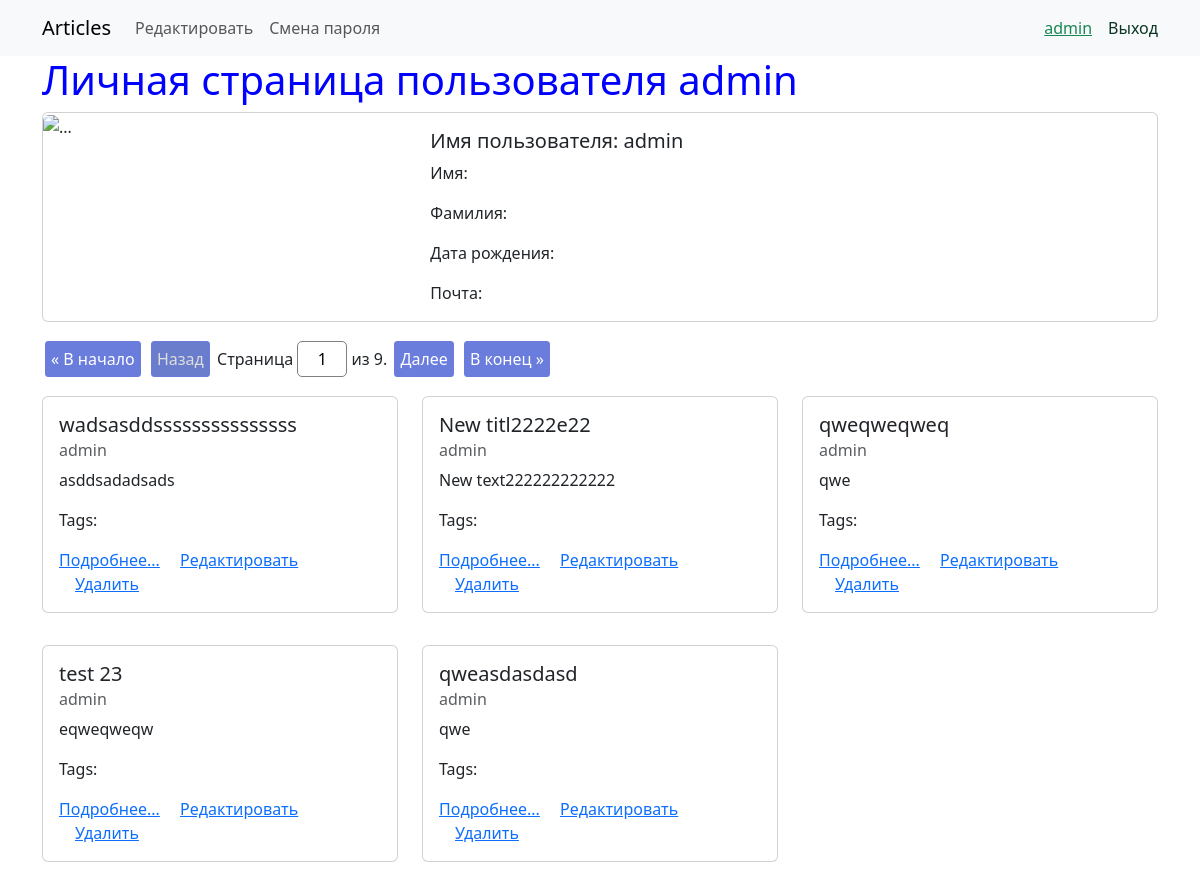
The app's page /accounts/1/ (signed in), older data.
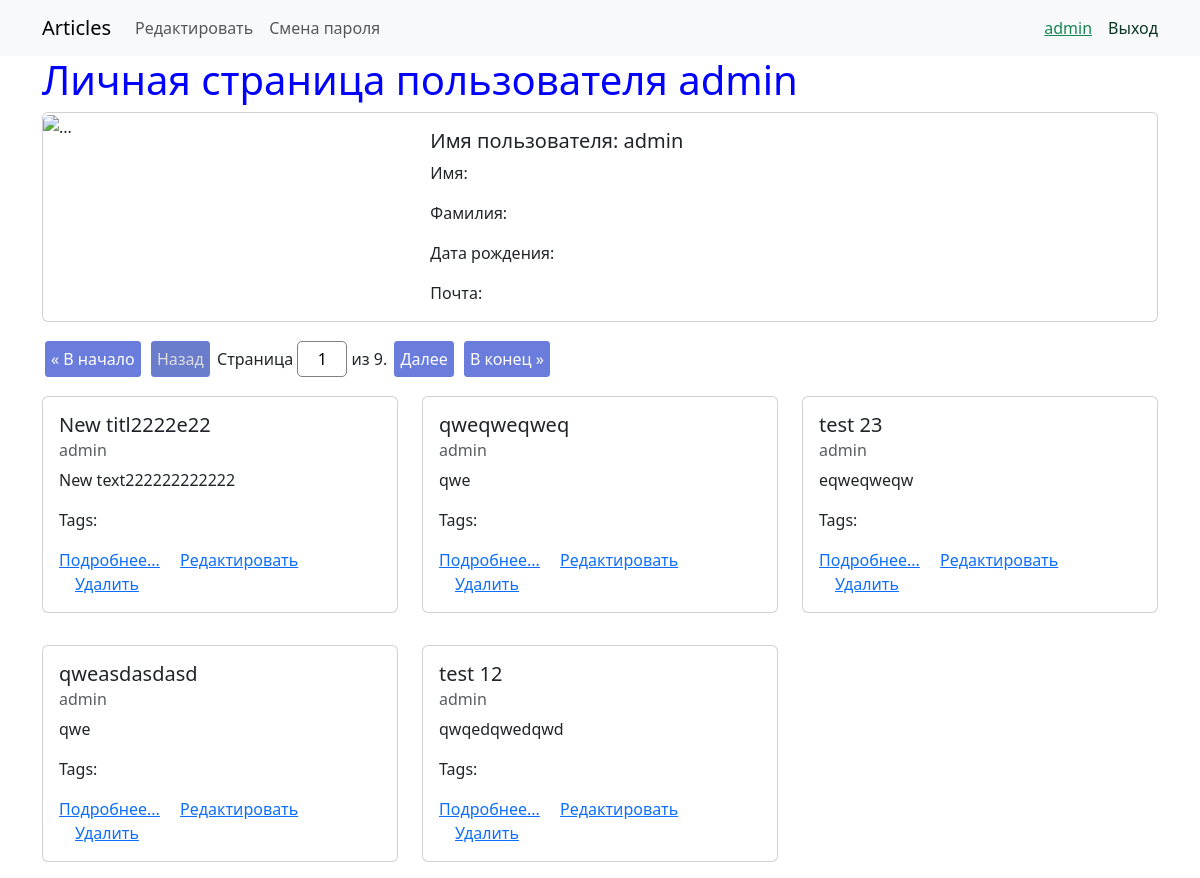
The same page, newer data.
### webapp/models.py (models this page shows, shortened)
class AbstractModel(models.Model):
    created_at = models.DateTimeField(verbose_name='Время создания', auto_now_add=True)
    updated_at = models.DateTimeField(auto_now=True, verbose_name='Время изменения')
    class Meta:
        abstract = True

class Article(AbstractModel):
    title = models.CharField(max_length=50, null=False, blank=False, validators=[MinLengthValidator(4), ],
                             verbose_name="Заголовок")
    content = models.TextField(max_length=3000, null=False, blank=False, verbose_name='Контент')
    author = models.ForeignKey(get_user_model(), default=1, related_name='articles', on_delete=models.CASCADE, verbose_name="Автор")
    tags = models.ManyToManyField('webapp.Tag', blank=True, related_name='articles', verbose_name='Теги')
    def get_absolute_url(self):
        return reverse('webapp:article_view', kwargs={'pk': self.pk})

### accounts/views.py (the view)
# urls.py: path('<int:pk>/', UserDetailView.as_view(), name='user_detail'),
class UserDetailView(LoginRequiredMixin, DetailView):
    model = get_user_model()
    template_name = 'user_detail.html'
    context_object_name = 'user_obj'
    paginate_related_by = 5
    paginate_related_orphans = 0
    def get_context_data(self, **kwargs):
        articles = self.object.articles.order_by('-created_at')
        paginator = Paginator(articles, self.paginate_related_by, orphans=self.paginate_related_orphans)
        page_number = self.request.GET.get('page', 1)
        page = paginator.get_page(page_number)
        kwargs['page_obj'] = page
        kwargs['articles'] = page.object_list
        kwargs['is_paginated'] = page.has_other_pages()
        return super().get_context_data(**kwargs)

### accounts/templates/user_detail.html (shortened to what this page needs)
{% extends 'base.html' %}
{% block menu %}
        {% if request.user.is_authenticated and request.user == user_obj %}
            <a class="nav-link" aria-current="page" href="{% url 'accounts:user_change' request.user.pk %}">Редактировать</a>
            <a class="nav-link" aria-current="page" href="{% url 'accounts:password_change' request.user.pk %}">Смена пароля</a>
        {% endif %}
{% endblock %}
{% block content %}
    <h1>Личная страница пользователя {{ user_obj.get_full_name|default:user_obj.username }}</h1>
    <div class="card mb-3">
        <div class="row g-0">
            <div class="col-md-4">
                <img src="{{ user_obj.profile.avatar.url }}" class="img-fluid rounded-start" alt="...">
            </div>
            <div class="col-md-8">
                <div class="card-body">
                    <h5 class="card-title">Имя пользователя: {{ user_obj.username }}</h5>
                    <p class="card-text">Имя: {{ user_obj.first_name }}</p>
                    <p class="card-text">Фамилия: {{ user_obj.last_name }}</p>
                    <p class="card-text">Дата рождения: {{ user_obj.profile.birth_date|date:'d.m.Y' }}</p>
                    <p class="card-text">Почта: {{ user_obj.email }}</p>
                </div>
            </div>
        </div>
    </div>
    {% include 'partial/article_list.html' %}
{% endblock %}

### webapp/templates/partial/article_list.html (shortened to what this page needs)
    {% if is_paginated %}
    	{% include 'partial/pagination.html' %}
    {% endif %}
    <div class="row row-cols-3">
        {% for article in articles %}
            <div class="col">
                <div class="card my-3">
                    <div class="card-body">
                        <h5 class="card-title">{{ article.title }}</h5>
                        <h6 class="card-subtitle mb-2 text-body-secondary">{{ article.author }}</h6>
                        <p class="card-text">{{ article.content }}</p>
                        <p class="card-text">Tags:
                        </p>
                        <a href="{{ article.get_absolute_url }}" class="card-link">Подробнее...</a>
                    {% if perms.webapp.change_article or article.author == request.user %}
                        <a href="{% url 'webapp:article_update_view' pk=article.pk %}" class="card-link">Редактировать</a>
                    {% endif %}
                    {% if perms.webapp.delete_article or article.author == request.user %}
                        <a href="{% url 'webapp:article_delete_view' pk=article.pk %}" class="card-link">Удалить</a>
                    {% endif %}
                    </div>
                </div>
            </div>
            {% empty %}
            <p>Нет статей</p>
        {% endfor %}
    </div>

Row changes from the older to the newer data that the page shows:
removed Article: title "wadsasddsssssssssssssss", author "admin", content "asddsadadsads"
now on this page (row unchanged): Article: title "test 12", author "admin", content "qwqedqwedqwd"
